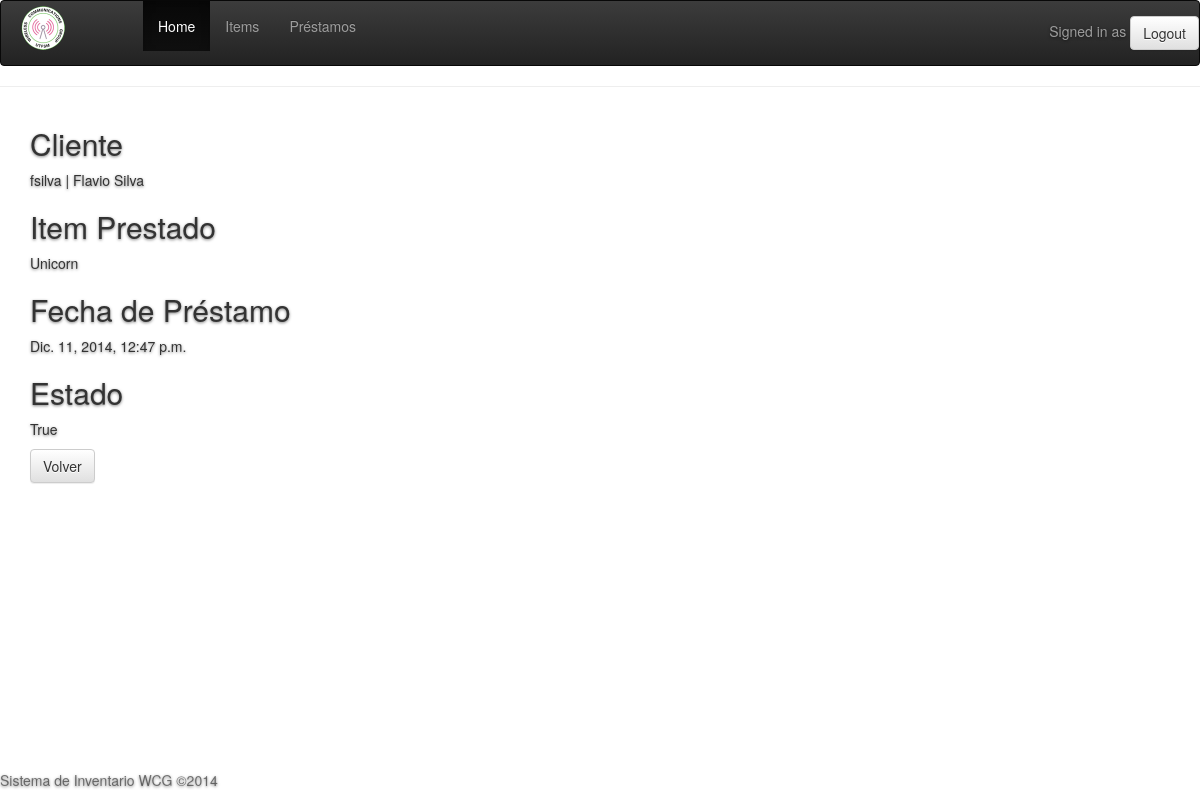
Screenshot of /loan/12/ with the database file from the repository.
### inventory/models.py (models this page shows, shortened)
class Loan(models.Model):
	client = models.ForeignKey(Client)
	item = models.ForeignKey(Item)
	loan_date = models.DateTimeField()
	return_date = models.DateTimeField(blank=True, null=True)
	is_active = models.BooleanField(default=True)

class Client(models.Model):
	user = models.OneToOneField(User)
	rut = models.CharField(max_length=15)
	loans = models.ManyToManyField(Item, through='Loan', blank=True)
	def __unicode__(self):
		return u"{0} | {1} {2}".format(self.user, self.user.first_name, self.user.last_name)

class Item(models.Model):
	ITEM_TYPE_CHOICES = (
		('Item', 'Item'),
		('Instrument', 'Instrument'),
		('Material', 'Material'),
		('Tool', 'Tool')
	)
	location = models.ForeignKey(Location)
	name = models.CharField(max_length=100)
	description = models.CharField(max_length=100)
	purchase_date = models.DateField()
	stock = models.IntegerField(default=1)
	item_type = models.CharField(max_length=10, choices=ITEM_TYPE_CHOICES, default='Item')
	photo = models.ImageField(upload_to="item_photo", blank=True, null=True)
	def __unicode__(self):
		return u"{0}".format(self.name)

### inventory/views/loans.py (the view)
# urls.py: url(r'^loan/(?P<id_loan>[0-9]+)/$'          ,'inventory.views.loans.loan', name='loan_details'),
def loan(request, id_loan):
	loan = get_object_or_404(Loan, pk=id_loan)
	return render_to_response('loan.html',{'loan':loan,}, context_instance=RequestContext(request))

### inventory/templates/loan.html (shortened to what this page needs)
{% extends 'base.html' %}
{% block contenido %}
<div class=container>
    <div><h2>Cliente</h2><p>{{loan.client}}</p>
    </div>
    <div><h2>Item Prestado</h2> <p>{{loan.item}}</p>
    </div>
    <div><h2>Fecha de Préstamo</h2><p>{{loan.loan_date}}</p>
    </div>
    <div><h2>Estado</h2><p>{{loan.is_active}}</p>
    </div>
    <input id="backbutton" class="btn btn-default" type="button" value="Volver"/>
</div>
{% endblock %}

### inventory/static/css/base.css (style rules this page uses)
.btn-default, .btn-default:hover, .btn-default:focus { color: #333; text-shadow: none; background-color: #fff; border: 1px solid #fff; }
html,body { height: 100%; }
body { color: #000; text-align: left; text-shadow: 0 1px 3px rgba(0,0,0,.5); }

### rows the page displays
Loan: client "fsilva | Flavio Silva", item "Unicorn", loan_date "Dic. 11, 2014, 12:47 p.m.", is_active "True"
